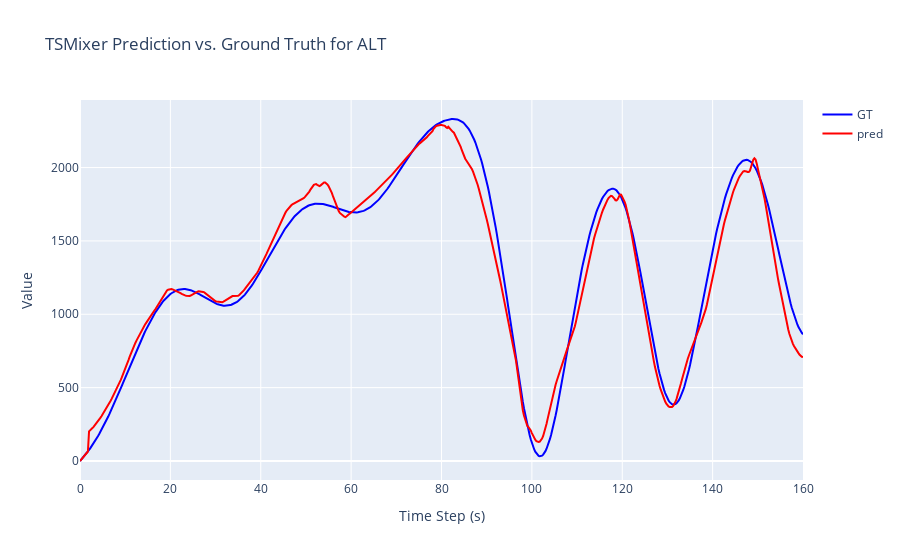
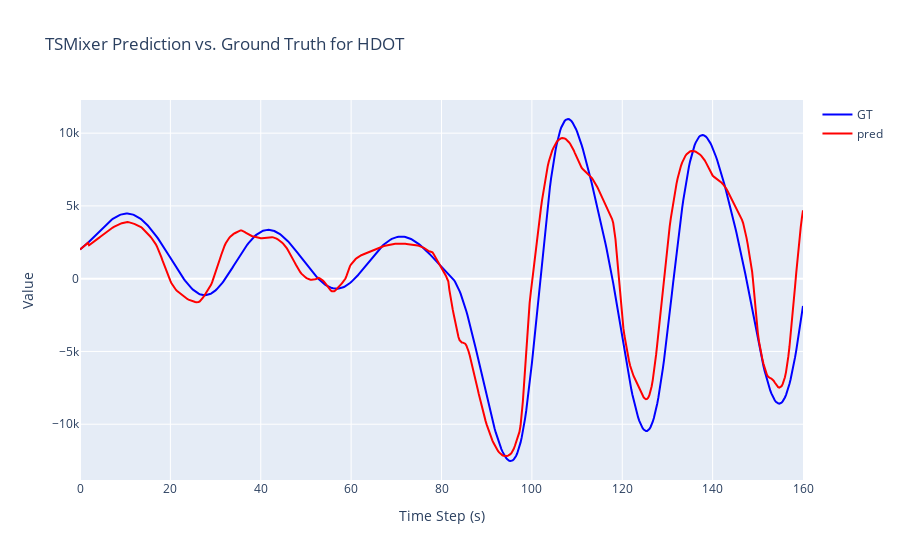
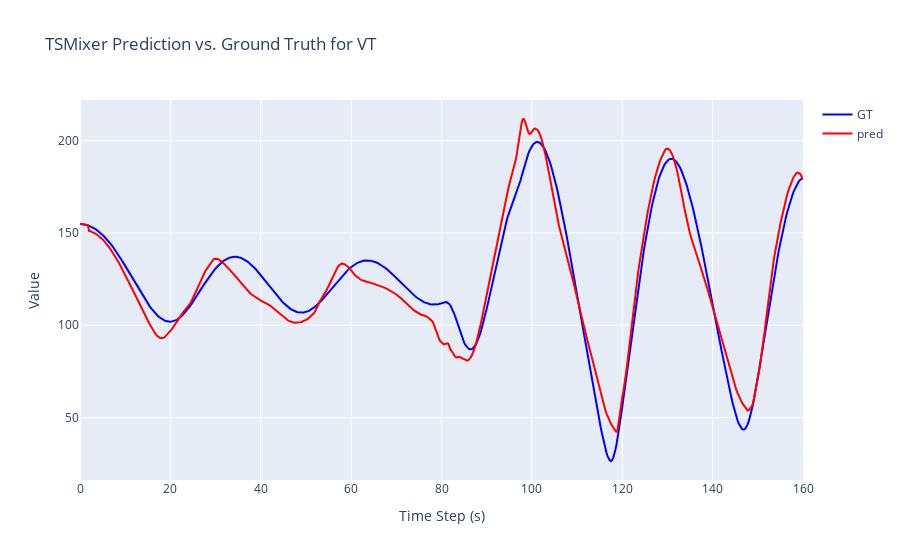
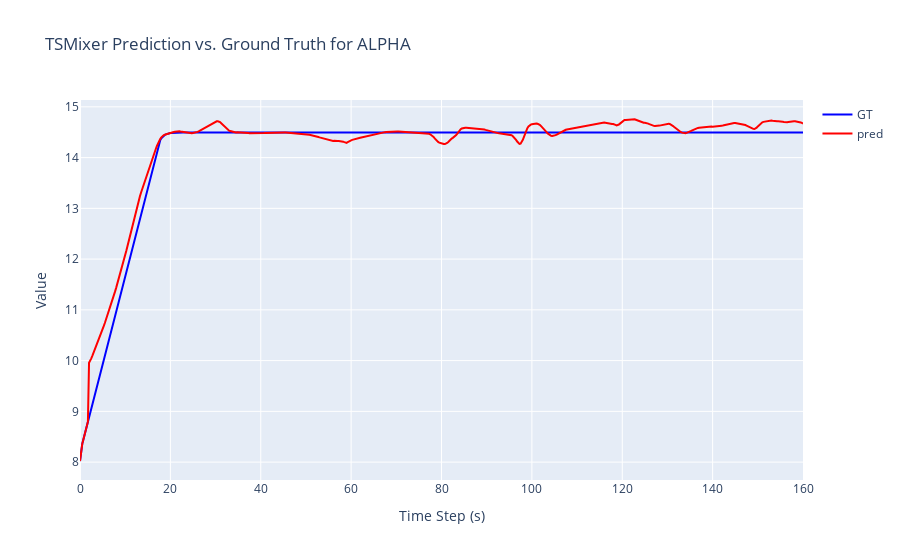

Write notebook code for charts like these, in order.
### Code cell
# 使用模型进行对全部数据进行时序预测
'''
分割比例：训练集+验证集+测试集=0.7+0.2+0.1
'''
filepath = ('../Dataset/Simulate_Data/set_1/File_indexed.xlsx')
df_raw = pd.read_excel(filepath)
df = df_raw.set_index('TIME') # 以时间步为编号变量

GT = np.array(df)
# print(GT.shape)

scaler = StandardScaler()
GT_scaled = scaler.fit_transform(GT)

pred_scaled = None
for start in range(0, GT_scaled.shape[0] - seq_len):
    input = torch.from_numpy(GT_scaled[start:start+seq_len].astype(np.float32)).to(device)
    input = input.unsqueeze(0)
    output = model(input)
    output = output.to('cpu').detach().numpy()[0]
    # print(pred_results.shape)
    if start == 0:
        pred_scaled = np.vstack((GT_scaled[:seq_len], output[0, :]))
        # print(test_X_pred.shape)
    else:
        pred_scaled = np.vstack((pred_scaled, output[0, :]))
    # break
        
# 以训练集的均值和方差还原为原始量纲
pred = scaler.inverse_transform(pred_scaled)

import plotly.graph_objects as go

# 交互式可视化
for idx in range(len(cols_to_plot)):
    fig = go.Figure()
    # fig.add_trace(go.Scatter(y=test_X_origin[:decay_steps+pred_steps, idx], mode='lines', name = 'GT', line = dict(color='blue')))
    fig.add_trace(go.Scatter(x=[0.25*i for i in range(GT.shape[0])], y=GT[:, idx], mode='lines', name = 'GT', line = dict(color='blue')))
    fig.add_trace(go.Scatter(x=[0.25*i for i in range(pred.shape[0])], y=pred[:, idx], mode='lines', name = 'pred', line = dict(color='red')))
    fig.update_layout(
        title=f'TSMixer Prediction vs. Ground Truth for {cols_to_plot[idx]}',
        xaxis_title='Time Step (s)',
        yaxis_title='Value'
    )
    fig.show()

### Figure 1 — Plotly figure (JSON) as saved in the notebook; plotly's stock layout.template omitted (floating-point values rounded to 4 significant figures; data arrays with more than 128 entries replaced by an {"elided": "..."} marker saying what was removed)
{"data": [{"line": {"color": "blue"}, "mode": "lines", "name": "GT", "type": "scatter", "x": {"elided": "641 float values"}, "y": {"elided": "641 float values"}}, {"line": {"color": "red"}, "mode": "lines", "name": "pred", "type": "scatter", "x": {"elided": "641 float values"}, "y": {"elided": "641 float values"}}], "layout": {"title": {"text": "TSMixer Prediction vs. Ground Truth for ALT"}, "xaxis": {"title": {"text": "Time Step (s)"}}, "yaxis": {"title": {"text": "Value"}}}}

### Figure 2 — Plotly figure (JSON) as saved in the notebook; plotly's stock layout.template omitted (floating-point values rounded to 4 significant figures; data arrays with more than 128 entries replaced by an {"elided": "..."} marker saying what was removed)
{"data": [{"line": {"color": "blue"}, "mode": "lines", "name": "GT", "type": "scatter", "x": {"elided": "641 float values"}, "y": {"elided": "641 float values"}}, {"line": {"color": "red"}, "mode": "lines", "name": "pred", "type": "scatter", "x": {"elided": "641 float values"}, "y": {"elided": "641 float values"}}], "layout": {"title": {"text": "TSMixer Prediction vs. Ground Truth for HDOT"}, "xaxis": {"title": {"text": "Time Step (s)"}}, "yaxis": {"title": {"text": "Value"}}}}

### Figure 3 — Plotly figure (JSON) as saved in the notebook; plotly's stock layout.template omitted (floating-point values rounded to 4 significant figures; data arrays with more than 128 entries replaced by an {"elided": "..."} marker saying what was removed)
{"data": [{"line": {"color": "blue"}, "mode": "lines", "name": "GT", "type": "scatter", "x": {"elided": "641 float values"}, "y": {"elided": "641 float values"}}, {"line": {"color": "red"}, "mode": "lines", "name": "pred", "type": "scatter", "x": {"elided": "641 float values"}, "y": {"elided": "641 float values"}}], "layout": {"title": {"text": "TSMixer Prediction vs. Ground Truth for VT"}, "xaxis": {"title": {"text": "Time Step (s)"}}, "yaxis": {"title": {"text": "Value"}}}}

### Figure 4 — Plotly figure (JSON) as saved in the notebook; plotly's stock layout.template omitted (floating-point values rounded to 4 significant figures; data arrays with more than 128 entries replaced by an {"elided": "..."} marker saying what was removed)
{"data": [{"line": {"color": "blue"}, "mode": "lines", "name": "GT", "type": "scatter", "x": {"elided": "641 float values"}, "y": {"elided": "641 float values"}}, {"line": {"color": "red"}, "mode": "lines", "name": "pred", "type": "scatter", "x": {"elided": "641 float values"}, "y": {"elided": "641 float values"}}], "layout": {"title": {"text": "TSMixer Prediction vs. Ground Truth for ALPHA"}, "xaxis": {"title": {"text": "Time Step (s)"}}, "yaxis": {"title": {"text": "Value"}}}}
